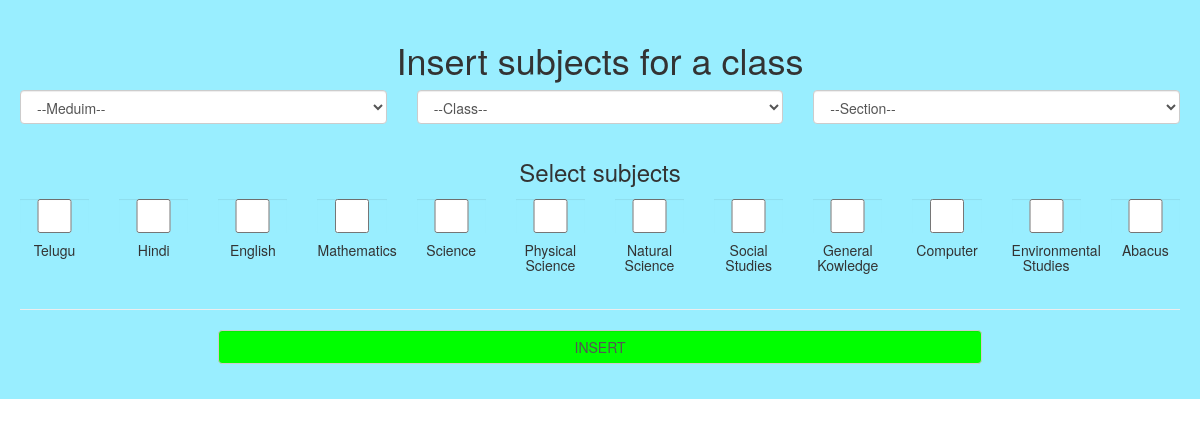
The page /insertsubjects.php on the database its author committed.
### tables this page shows
CREATE TABLE IF NOT EXISTS `subjects` (
  `sno` int(25) NOT NULL AUTO_INCREMENT,
  `name` varchar(100) NOT NULL,
  PRIMARY KEY (`sno`)
);

### insertsubjects.php (the view, shortened to what this page needs)
<!DOCTYPE html PUBLIC "-//W3C//DTD XHTML 1.0 Transitional//EN" "http://www.w3.org/TR/xhtml1/DTD/xhtml1-transitional.dtd">
<html xmlns="http://www.w3.org/1999/xhtml">
<head>
<link rel="stylesheet" href="css/style.css" type="text/css" />
<link rel="stylesheet" href="css/bootstrap.min.css" type="text/css" />
</head>
<body>
<div class="main">
<h1 align="center">Insert subjects for a class</h1>
<form role="form" action="" method="post">
<div class="row">
	<div class="col-md-4">
    	<div class="form-group">
            <select class="form-control" id="medium" name="medium">
            	<option>--Meduim--</option>
            </select>
        </div>
    </div>
    <div class="col-md-4">
    	<div class="form-group">
            <select class="form-control" id="sel1" name="class">
            	<option>--Class--</option>
            </select>
        </div>
    </div>
    <div class="col-md-4">
    	<div class="form-group">
        	<select name="section" class="form-control">
            	<option value="A">--Section--</option>
            </select>
        </div>
    </div>
</div>
<div class="row">
        <h3 align="center">Select subjects</h3>
            <?php
			$subject_query = mysql_query("select * from subjects") or die(mysql_error());
			while($subject_query_result = mysql_fetch_array($subject_query))
			{
				echo '<div class="col-md-1"><div class="form-group"><input type="checkbox" name="subject[]" class="form-control" value="'.$subject_query_result[0].'">';
				 echo '<h5 align="center">'.$subject_query_result[1].'</h5></div></div>';
				}
			?>
</div>
<hr  />
<div class="row">
	<div class="col-md-2">
    </div>
    <div class="col-md-8">
    	<div class="form-group">
        	<input type="submit" name="insert" value="INSERT" class="form-control" style="background-color:#0F0;" />
        </div>
    </div>
    <div class="col-md-2">
    </div>
</div>
</form>
</div>
</body>
</html>

### css/style.css (style rules this page uses)
body { width:100%; height:100%; font-family:Georgia, "Times New Roman", Times, serif; margin: 0 0 0 0; padding:0px; }
.main { background-color:#9EF; padding:20px; height:100%; width: 100%;; }
.row { margin-bottom:0px; }
div { margin:0 0 0 0; }

### rows shown on the page
subjects: name "Telugu"
subjects: name "Hindi"
subjects: name "English"
subjects: name "Mathematics"
subjects: name "Science"
subjects: name "Physical Science"
subjects: name "Natural Science"
subjects: name "Social Studies"
subjects: name "General Kowledge"
subjects: name "Computer"
subjects: name "Environmental Studies"
subjects: name "Abacus"
